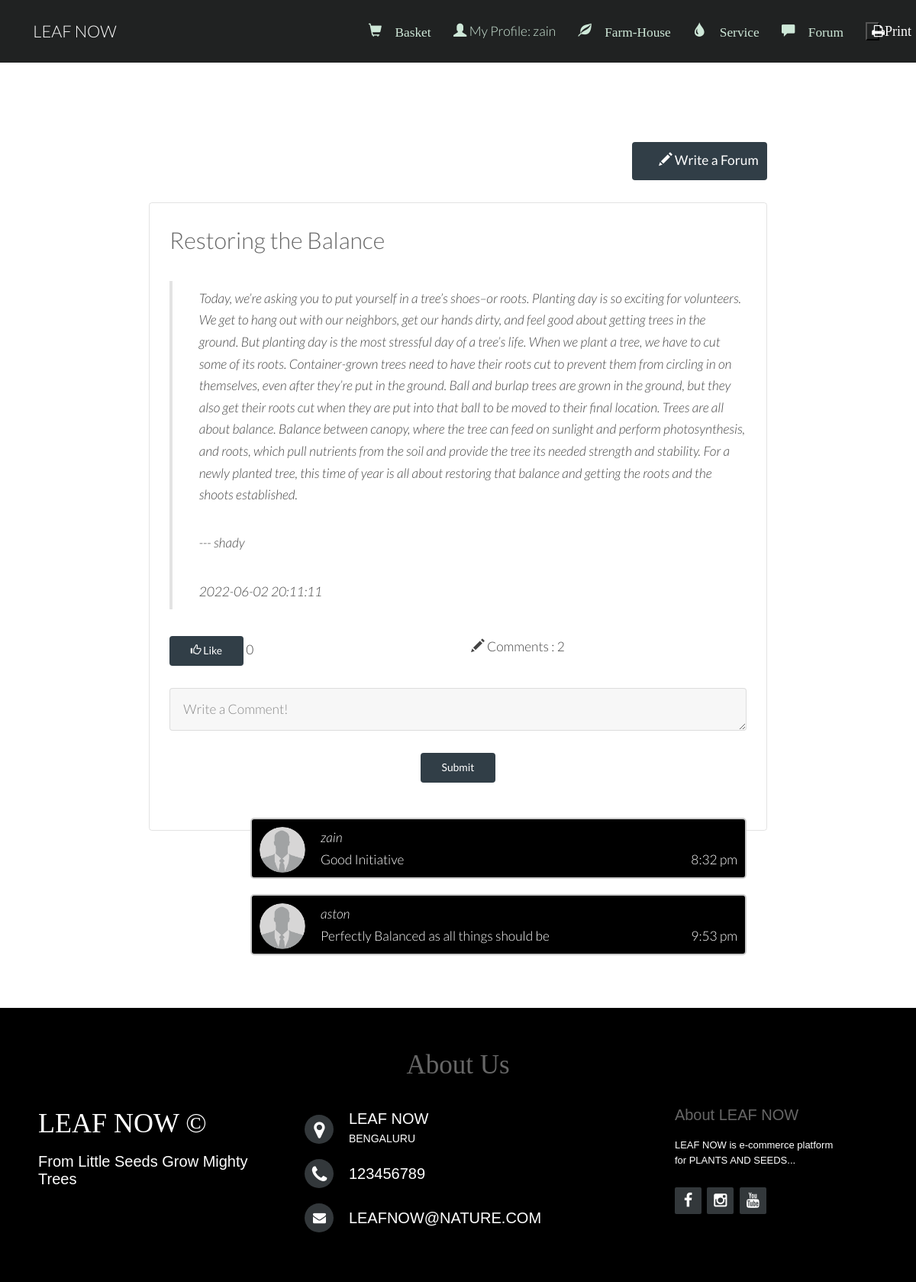
/blogView.php (signed in), run on the app's committed database.
### tables this page shows
CREATE TABLE `blogdata` (
  `blogId` int(10) NOT NULL,
  `blogUser` varchar(256) NOT NULL,
  `blogTitle` varchar(256) NOT NULL,
  `blogContent` longtext NOT NULL,
  `blogTime` timestamp NOT NULL DEFAULT current_timestamp(),
  `likes` int(10) NOT NULL DEFAULT 0
);

CREATE TABLE `blogfeedback` (
  `blogId` int(10) NOT NULL,
  `comment` varchar(256) NOT NULL,
  `commentUser` varchar(256) NOT NULL,
  `commentPic` varchar(256) NOT NULL DEFAULT 'profile0.png',
  `commentTime` timestamp NOT NULL DEFAULT current_timestamp()
);

### blogView.php (the view, shortened to what this page needs)
<?php
	require 'db.php';
	$sql = "SELECT * FROM blogdata ORDER BY blogId DESC";
	$result = mysqli_query($conn, $sql);
	function formatDate($date)
	{
		return date('g:i a', strtotime($date));
	}
?>
<!DOCTYPE HTML>
<html>
	<head>
        <link href="bootstrap\css\bootstrap.min.css" rel="stylesheet">
		<link rel="stylesheet" href="css/skel.css" />
		<link rel="stylesheet" href="css/style.css" />
		<link rel="stylesheet" href="css/style-xlarge.css" />
		<link rel="stylesheet" href="Blog/commentBox.css" />
		<link rel="stylesheet" href="indexfooter.css" />
	</head>
	<body class="subpage">
		<?php
			require 'menu.php';
		?>
			<section id="main" class="wrapper">
				<div class="inner">
					<div class="container" style="width: 70%">
					<div class="row uniform">
						<div class="9u 12u$(small)">
						</div>
						<div class="3u 12u$(small)">
							<a href="blogWrite.php" class="button special fit"><span class="glyphicon glyphicon-pencil"></span> Write a Forum</a>
						</div>
					</div>
					<br />
					<?php
						while($row = $result->fetch_array()) :
							$id = $row['blogId'];
							$sql = "SELECT * FROM blogfeedback WHERE blogId = '$id'";
							$result1 = mysqli_query($conn, $sql);
							$numComment = mysqli_num_rows($result1);
					?>
					<div class="box">
						<h2><?= $row['blogTitle']; ?></h2>
						<blockquote>
							<?= $row['blogContent']; ?>
							<p>--- <?= $row['blogUser']; ?></p>
							<p><?= $row['blogTime']; ?></p>
						</blockquote>
						<form method="post" action="blogView.php">
							<div class="row">
								<div class="6u 12u$(xsmall)">
									<button class = "button special small" name="<?php echo 'like'.$id; ?>">
									<span class="glyphicon glyphicon-thumbs-up"></span> Like</button>
									<span><?= $row['likes']?></span>
								</div>
								<div class="6u 12u$(xsmall)">
									<span class="glyphicon glyphicon-pencil"></span> Comments : <?= $numComment ?></button>
								</div>
								<div class="12u$">
									<br>
									<textarea name="comment" id="comment" rows="1" placeholder="Write a Comment!"></textarea>
								</div>
								<div class="12u$">
									<center>
									<br>
									<input type="submit" name="<?php echo 'submit'.$id; ?>" class="button special small" value="Submit"/>
									</center>
								</div>
							</div>
						</form>
						<?php
							if($result1) :
								while($row1 = $result1->fetch_array()) :
						?>
							<div class="con darker">
								<img src="<?php echo 'images/profileImages/'.$row1['commentPic']?>" alt="Avatar"><span><em><?= $row1['commentUser']; ?></em></span>
								<br>
								<?= $row1['comment']; ?>
								<span class="time-right"><?= formatDate($row1['commentTime']); ?></span>
							</div>
							<?php endwhile; ?>
						<?php endif; ?>
					</div>
					<?php endwhile; ?>
				</div>
			</section>
			<footer class="footer-distributed" style="background-color:black" id="aboutUs">
		<center>
			<h1 style="font: 35px calibri;">About Us</h1>
            </center>
		<div class="footer-left">
			<h3 style="font-family: 'Times New Roman', cursive;">LEAF NOW &copy; </h3>
			<br />
			<p style="font-size:20px;color:white">From Little Seeds Grow Mighty Trees </p>
			<br />
		</div>
		<div class="footer-center">
			<div>
				<i class="fa fa-map-marker"></i>
				<p style="font-size:20px">LEAF NOW<span>BENGALURU</span></p>
			</div>
			<div>
				<i class="fa fa-phone"></i>
				<p style="font-size:20px">123456789</p>
			</div>
			<div>
				<i class="fa fa-envelope"></i>
				<p style="font-size:20px"><a href="mailto:agroculture@gmail.com" style="color:white">LEAFNOW@NATURE.COM</a></p>
			</div>
		</div>
		<div class="footer-right">
			<p class="footer-company-about" style="color:white">
				<span style="font-size:20px"><b>About LEAF NOW</b></span>
				LEAF NOW is e-commerce platform for PLANTS AND SEEDS...
			</p>
			<div class="footer-icons">
				<a  href="#"><i style="margin-left: 0;margin-top:5px;"class="fa fa-facebook"></i></a>
				<a href="#"><i style="margin-left: 0;margin-top:5px" class="fa fa-instagram"></i></a>
				<a href="#"><i style="margin-left: 0;margin-top:5px" class="fa fa-youtube"></i></a>
			</div>
		</div>
	</body>
</html>

### css/skel.css (style rules this page uses)
html,body,div,span,applet,object,iframe,h1,h2,h3,h4,h5,h6,p,blockquote,pre,a,abbr,acronym,address,big,cite,code,del,dfn,em,img,ins,kbd,q,s,samp,small,strike,strong,sub,sup,tt,var,b,u,i,center,dl,dt,dd,ol,ul,li,fieldset,form,label,legend,table,caption,tbody,tfoot,thead,tr,th,td,article,aside,canvas,details,embed,figure,figcaption,footer,header,hgroup,menu,nav,output,ruby,section,summary,time,mark,audio,video { margin:0;padding:0;border:0;font-size:100%;font:inherit;vertical-align:baseline; }
article,aside,details,figcaption,figure,footer,header,hgroup,menu,nav,section { display:block; }
body { line-height:1; }
blockquote,q { quotes:none; }
blockquote:before,blockquote:after,q:before,q:after { content:'';content:none; }
body { -webkit-text-size-adjust:none }
*, *:before, *:after { -moz-box-sizing: border-box; -webkit-box-sizing: border-box; box-sizing: border-box; }
body { min-width: 1200px; }
.container { margin-left: auto; margin-right: auto; width: 1200px; }
.row { border-bottom: solid 1px transparent; }
.row > * { float: left; }
.row:after, .row:before { content: ''; display: block; clear: both; height: 0; }
.row.uniform > * > :first-child { margin-top: 0; }
.row.uniform > * > :last-child { margin-bottom: 0; }
.row > * { padding: 0 0 0 2em; }
.row { margin: 0 0 0 -2em; }
.row.uniform > * { padding: 2em 0 0 2em; }
.row.uniform { margin: -2em 0 0 -2em; }
.\31 2u, .\31 2u\24, .\31 2u\28 1\29, .\31 2u\24\28 1\29 { width: 100%; clear: none; }
.\39 u, .\39 u\24, .\39 u\28 1\29, .\39 u\24\28 1\29 { width: 75%; clear: none; }
.\36 u, .\36 u\24, .\36 u\28 1\29, .\36 u\24\28 1\29 { width: 50%; clear: none; }
.\33 u, .\33 u\24, .\33 u\28 1\29, .\33 u\24\28 1\29 { width: 25%; clear: none; }
.\31 2u\24 + *, .\31 2u\24\28 1\29 + *, .\31 1u\24 + *, .\31 1u\24\28 1\29 + *, .\31 0u\24 + *, .\31 0u\24\28 1\29 + *, .\39 u\24 + *, .\39 u\24\28 1\29 + *, .\38 u\24 + *, .\38 u\24\28 1\29 + *, .\37 u\24 + *, .\37 u\24\28 1\29 + *, .\36 u\24 + *, .\36 u\24\28 1\29 + *, .\35 u\24 + *, .\35 u\24\28 1\29 + *, .\34 u\24 + *, .\34 u\24\28 1\29 + *, .\33 u\24 + *, .\33 u\24\28 1\29 + *, .\32 u\24 + *, .\32 u\24\28 1\29 + *, .\31 u\24 + *, .\31 u\24\28 1\29 + * { clear: left; }

### css/style-xlarge.css (style rules this page uses)
body, input, select, textarea { font-size: 13pt; }

### Blog/commentBox.css (style rules this page uses)
.con { border: 2px solid #dedede; background-color: #f1f1f1; border-radius: 5px; padding: 10px; margin: 10px 0; color: #fff; width: 650px; height:80px; word-wrap:break-word; }
.darker { border-color: #ccc; background-color: #000; float: right; }
.con::after { content: ""; clear: both; display: table; }
.con img { float: left; max-width: 60px; width: 80%; margin-right: 20px; border-radius: 50%; }
.time-right { position: relative; float: right; color: #fff; }

### css/style-large.css (style rules this page uses)
body, input, select, textarea { font-size: 13pt; }

### data on the page
blogdata: blogTitle "Restoring the Balance", blogContent "Today, we’re asking you to put yourself in a tree’s shoes–or roots. Planting day is so exciting for volunteers. We get to hang out with our neighbors, get our hands dirty, and feel good about getting trees in the ground. But planting day is the most stressful day of a tree’s life. When we plant a tree, we have to cut some of its roots. Container-grown trees need to have their roots cut to prevent them from circling in on themselves, even after they’re put in the ground. Ball and burlap trees are grown in the ground, but they also get their roots cut when they are put into that ball to be moved to their final location. Trees are all about balance. Balance between canopy, where the tree can…", blogUser "shady", blogTime "2022-06-02 20:11:11", likes "0", numComment "2"
blogfeedback: commentPic (picture), commentUser "zain", comment "Good Initiative", commentTime "8:32 pm"
blogfeedback: commentPic (picture), commentUser "aston", comment "Perfectly Balanced as all things should be", commentTime "9:53 pm"

### other printed values
$loginProfile "My Profile: zain"
